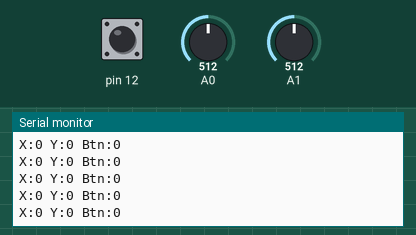
The sketch below on a simulated Arduino Uno, built with avr-gcc and run on an emulated ATmega328P. Shown: the last lines printed to the serial monitor. The inputs (shaded band) are chosen by the test bench; at power-on: A0 = 512, A1 = 512, pin 12 HIGH.

Above: at 1.2 s.
1.3 s: A0 set to 465
4.3 s: A0 set to 452
9.3 s: A1 set to 771
At 9.32 s:
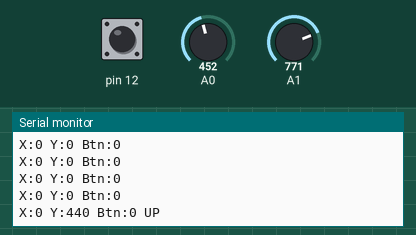
10.8 s: A1 set to 736
At 10.84 s:
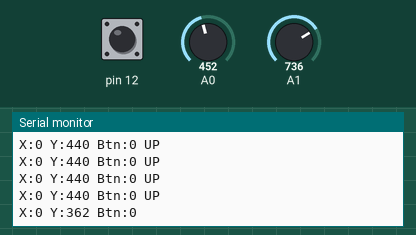

The sketch:

joystick_test.ino
```cpp
#include "Joystick.h"

Joystick js(A0, A1, 12);

void setup() {
    Serial.begin(9600);
    js.begin();
}

void loop() {
    js.update();
    auto s = js.getState();

    Serial.print("X:"); Serial.print(s.normX);
    Serial.print(" Y:"); Serial.print(s.normY);
    Serial.print(" Btn:"); Serial.print(s.pressed);

    if (s.up) Serial.print(" UP");
    if (s.down) Serial.print(" DOWN");
    if (s.left) Serial.print(" LEFT");
    if (s.right) Serial.print(" RIGHT");
    if (s.click) Serial.print(" CLICK");

    Serial.println();
    delay(50);
}
```

Joystick.cpp
```cpp
#include "Joystick.h"

Joystick::Joystick(uint8_t pinX, uint8_t pinY, uint8_t pinSW)
    : _pinX(pinX), _pinY(pinY), _pinSW(pinSW) {}

void Joystick::begin() {
    pinMode(_pinSW, INPUT_PULLUP);
}

void Joystick::setDeadzone(int dz) {
    _deadzone = dz;
}

void Joystick::setCenter(int cx, int cy) {
    _centerX = cx;
    _centerY = cy;
}

void Joystick::setInvert(bool invX, bool invY) {
    _invertX = invX;
    _invertY = invY;
}

int Joystick::normalize(int value, int center) {
    int delta = value - center;

    if (abs(delta) < _deadzone) return 0;

    if (delta > 0) {
        return map(delta, _deadzone, 512, 0, 1000);
    } else {
        return map(delta, -_deadzone, -512, 0, -1000);
    }
}

void Joystick::update() {
    _state.rawX = analogRead(_pinX);
    _state.rawY = analogRead(_pinY);

    bool reading = !digitalRead(_pinSW); // active LOW

    if (reading != _lastRawBtn) {
        _lastDebounceTime = millis();
    }

    if ((millis() - _lastDebounceTime) > _debounceDelay) {
        if (reading != _stableBtn) {
            _stableBtn = reading;
            _state.click = _stableBtn;
        } else {
            _state.click = false;
        }
    }

    _lastRawBtn = reading;
    _state.pressed = _stableBtn;

    int nx = normalize(_state.rawX, _centerX);
    int ny = normalize(_state.rawY, _centerY);

    if (_invertX) nx = -nx;
    if (_invertY) ny = -ny;

    _state.normX = nx;
    _state.normY = ny;

    _state.left  = nx < -400;
    _state.right = nx >  400;
    _state.up    = ny >  400;
    _state.down  = ny < -400;
}

const Joystick::State& Joystick::getState() const {
    return _state;
}
```

Joystick.h
```cpp
#ifndef JOYSTICK_H
#define JOYSTICK_H

#include <Arduino.h>

class Joystick {
public:
    struct State {
        int rawX;
        int rawY;
        bool pressed;

        int normX;
        int normY;

        bool up;
        bool down;
        bool left;
        bool right;
        bool click;
    };

    Joystick(uint8_t pinX, uint8_t pinY, uint8_t pinSW);

    void begin();
    void update();

    const State& getState() const;

    void setDeadzone(int dz);
    void setCenter(int cx, int cy);
    void setInvert(bool invX, bool invY);

private:
    uint8_t _pinX, _pinY, _pinSW;

    int _centerX = 512;
    int _centerY = 512;
    int _deadzone = 60;

    bool _invertX = false;
    bool _invertY = false;

    bool _lastRawBtn = false;
    bool _stableBtn = false;
    unsigned long _lastDebounceTime = 0;
    const unsigned long _debounceDelay = 25;

    State _state;

    int normalize(int value, int center);
};

#endif
```

Measured:
- the behaviour switches between 754 and 753 on A1 (found by bisection; images 1 and 2)
- after the input at 9.3 s, the serial monitor: prints a new line at once (image 1)
- after the input at 10.8 s, the serial monitor: prints a new line at once (image 2)
